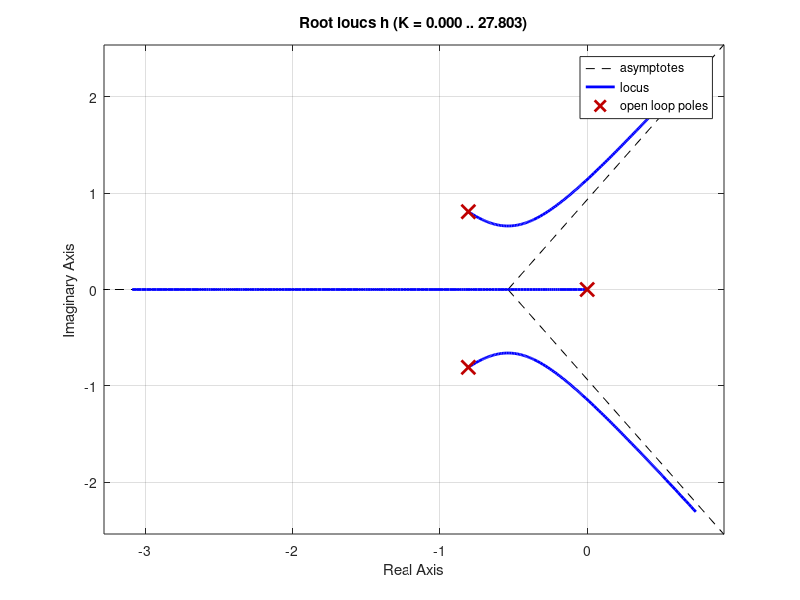

The MATLAB source for this figure:
%% State space
A = [-0.322 0.053 0.028 -1.12 0.002;
    0 0 1 -0.001 0;
    -10.6 0 -2.87 0.46 -0.65;
    6.87 0 -0.04 -0.32 -0.02;
    0 0 0 0 -7.5];

B = [0; 0; 0; 0; 7.5];

C = [1 0 0 0 0;
    0 1 0 0 0;
    0 0 1 0 0;
    0 0 0 1 0];

D = 0;

sys = ss(A,B,C,D);

%% System constants
V_a = 580/3.6;
g = 9.81;

%% Calculate control gains
a_2 = -0.65;
a_1 = 2.87;

u_max = 30; %[deg]
e_max = 15; %[deg]

omega_phi = sqrt(abs(a_2)*(u_max/e_max));
seta_phi = 0.707;

k_p_phi = -(u_max/e_max);
k_d_phi = (2*seta_phi*omega_phi - a_1)/a_2;
k_i_phi = 0.5; %By observing root-locus-curves

omega_chi = omega_phi/10;
seta_chi = 0.707;

k_p_chi = 2*seta_chi*omega_chi*V_a/g;
k_i_chi = (omega_chi^2)*V_a/g;

%% Root locus analysis
h = tf([-a_2], [1 (a_1 + a_2*k_d_phi), a_2*k_p_phi, 0]);
rlocus(h);
%controlSystemDesigner('rlocus', h)
